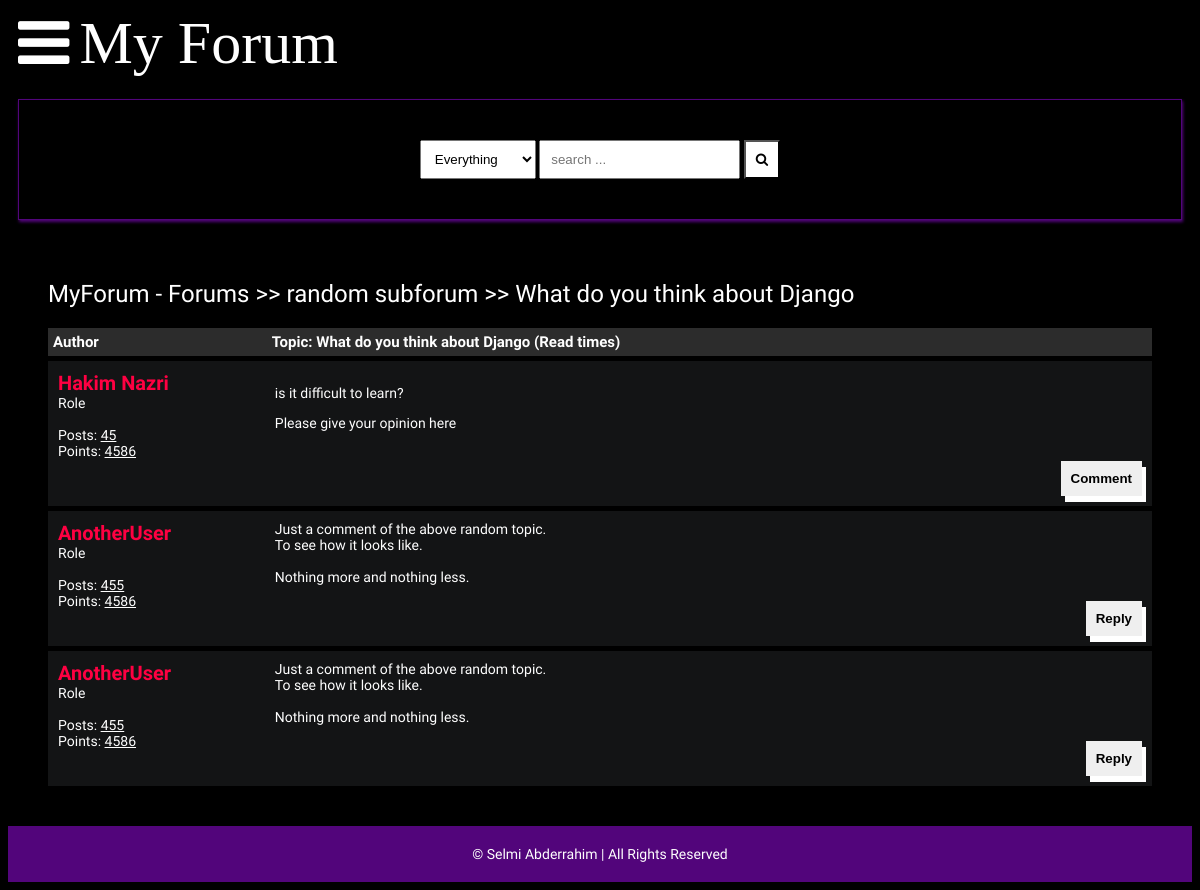
Page /detail/what-do-you-think-about-django on the committed database.
### main/models.py (models this page shows, shortened)
class Post(models.Model):
    title = models.CharField(max_length=400)
    slug = models.SlugField(max_length=400, unique=True, blank=True)
    user = models.ForeignKey(Author, on_delete=models.CASCADE)
    content = HTMLField()
    categories = models.ManyToManyField(Category)
    date = models.DateTimeField(auto_now_add=True)
    approved = models.BooleanField(default=False)
    hit_count_generic = GenericRelation(HitCount, object_id_field='object_pk', related_query_name='hit_count_generic_relation')
    tags = TaggableManager()
    def get_url(self):
        return reverse('detail', kwargs={
            'slug':self.slug
        })

class Author(models.Model):
    user = models.ForeignKey(User, on_delete=models.CASCADE)
    fullname = models.CharField(max_length=40, blank=True)
    slug = models.SlugField(max_length=400, unique=True, blank=True)
    bio = HTMLField()
    points = models.IntegerField(default=0)
    profile_pic = ResizedImageField(size=[50, 80], quality=100, upload_to="author", default=None, null=True, blank=True)

### main/views.py (the view)
# urls.py: path('detail/<slug>', views.detail, name='detail'),
def detail(request, slug):
    post = get_object_or_404(Post, slug=slug)
    update_view(request, post)
    context = {'post':post}
    return render(request, 'detail.html', context)

### main/utils.py (called while the page is built)
def update_view(request, object):
    context = {}
    hit_count = get_hitcount_model().objects.get_for_object(object)
    hits = hit_count.hits
    hitcontext = context['hitcount'] = {'pk':hit_count.pk}
    hit_count_response = HitCountMixin.hit_count(request, hit_count)
    if hit_count_response.hit_counted:
        hits += 1
        hitcontext['hitcounted'] = hit_count_response.hit_counted
        hitcontext['hit_message'] = hit_count_response.hit_message
        hitcontext['total_hits'] = hits

### templates/detail.html (shortened to what this page needs)
{% extends 'base.html' %}
{% load hitcount_tags %}
{% block content %}
<html>
<body>
    <div class="container">
        <div class="navigate">
            <span><a href="">MyForum - Forums</a> >> <a href="">random subforum</a> >> <a href="{{post.get_url}}">{{post.title}}</a></span>
        </div>
        <div class="topic-container">
            <div class="head">
                <div class="authors">Author</div>
                <div class="content">Topic: {{post.title}} (Read {% get_hit_count for post %} times)</div>
            </div>
            <div class="body">
                <div class="authors">
                    <div class="username"><a href="">{{post.user.fullname | title}}</a></div>
                    <div>Role</div>
                    <div>Posts: <u>45</u></div>
                    <div>Points: <u>4586</u></div>
                </div>
                <div class="content">
                    {{post.content | safe}}
                    <br>
                    <div class="comment">
                        <button onclick="showComment()">Comment</button>
                    </div>
                </div>
            </div>
        </div>
        <div class="comments-container">
            <div class="body">
                <div class="authors">
                    <div class="username"><a href="">AnotherUser</a></div>
                    <div>Role</div>
                    <div>Posts: <u>455</u></div>
                    <div>Points: <u>4586</u></div>
                </div>
                <div class="content">
                    Just a comment of the above random topic.
                    <br>To see how it looks like.
                    <br><br>
                    Nothing more and nothing less.
                    <br>
                    <br>
                    <div class="comment">
                        <button onclick="showReply()">Reply</button>
                    </div>
                </div>
            </div>
        </div>
        <div class="comments-container">
            <div class="body">
                <div class="authors">
                    <div class="username"><a href="">AnotherUser</a></div>
                    <div>Role</div>
                    <div>Posts: <u>455</u></div>
                    <div>Points: <u>4586</u></div>
                </div>
                <div class="content">
                    Just a comment of the above random topic.
                    <br>To see how it looks like.
                    <br><br>
                    Nothing more and nothing less.
                    <br>
                    <br>
                    <div class="comment">
                        <button onclick="showReply()">Reply</button>
                    </div>
                </div>
            </div>
        </div>
    </div>
</body>
</html>
{% endblock content %}

### static/style.css (style rules this page uses)
* { box-sizing: border-box; }
html { font-size: 14px; font-family: 'Titillium Web', sans-serif; background-color:rgb(0,0,0); color:#FEFEFE; }
a { color:#FF0042; font-weight: bolder; text-decoration: none; }
.container { margin: 20px; padding: 20px; }
.navigate { margin-block: 20px; font-weight: lighter; font-size: 24px; }
.navigate a { color: #fff; }
.head { display: flex; background-color: #2C2C2C; padding: 5px; font-weight: bold; font-size: 15px; }
.authors { flex: 20%; }
.content { flex: 80%; }
.body { display: flex; background-color: #131415; padding: 10px; margin-top: 5px; }
.body .authors .username { font-size: 20px; }
.body .content .comment button { border:none; padding:10px; font-weight: bolder; box-shadow: 4px 6px #fff; cursor: pointer; float: right; }

### rows in the picture
Post: title "What do you think about Django", user.fullname "Hakim Nazri", content "is it difficult to learn? Please give your opinion here"
